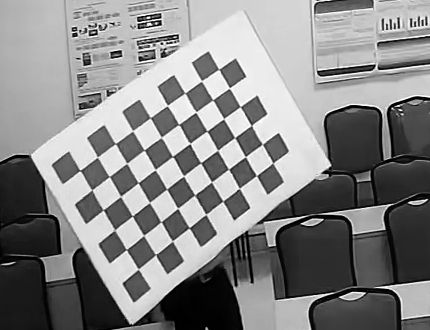
#> input picture image_S3/Home/Cam21/0001.jpg, 430 x 330 px; its folder holds 5 pictures in this run
$ jupyter execute --allow-errors CameraCalibration.ipynb
#> lines starting #> are read from the running program, lines starting #| are printed output that depends on the picture
# <h1><center>BÀI THỰC HÀNH VỀ NHÀ: HIỆU CHỈNH CAMERA SỬ DỤNG OPENCV (CAMERA CALIBRATION)</center></h1>

## Nội dung cần thực hiện
- Điền vào phần code bỏ trống
- Thử nghiệm với ảnh Cam21 và Cam51 (phần ảnh đã được crop)
- Lấy hệ số có được thử nghiệm với dữ liệu gốc Cam2 và Cam5
- Gửi code và kết quả thử nghiệm

[cell 1]
# Các thư viện cần thiết
import numpy as np
import cv2
import glob
import os
import matplotlib.pyplot as plt
import math

## Hiển thị ảnh bàn cờ khi trước khi được căn chỉnh

[cell 2]
# Sử dụng dữ liệu của Cam2
images=glob.glob('Cam21/*.jpg')
column=2
row=int(math.ceil(len(images)/column))
column, row
plt.figure(figsize=(15,30))
for i,fname in enumerate(images):
    img=cv2.imread(fname)
#> img is the input picture: shape (330, 430, 3); min 0, max 255, mean 133.9
    plt.subplot(row,column,i+1)
    plt.imshow(cv2.cvtColor(img, cv2.COLOR_BGR2RGB))
    plt.title(os.path.basename(fname))
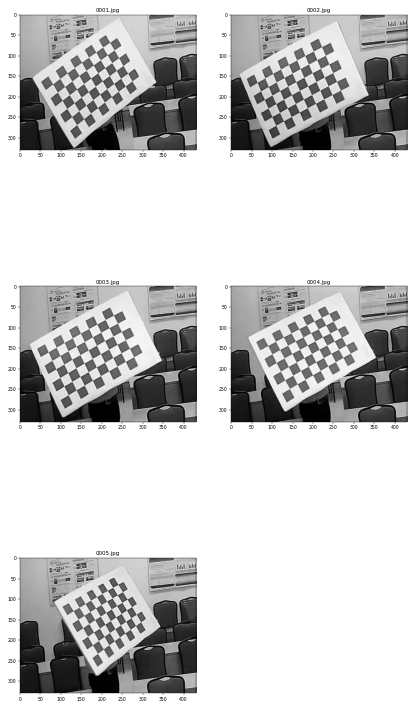
#> figure drawn by matplotlib, 5 panels

[cell 3]
# termination criteria
################Your code here (1)########################
criteria = None
########################################################

[cell 4]
################Your code here (2)########################
cbrow = None
cbcolumn = None
########################################################

#> (a cell that did not finish here is left out)

[cell 6]
# Mảng đề lưu object points và image points từ toàn bộ các ảnh đảm bảo 2 mảng này có cùng kích thước
objpoints = []  # lưu trữ tọa độ 3d trong không gian thế giới thực (3d point in real world space)
imgpoints = []   # Lưu tọa độ 2D trên ảnh (2d point in image plane)

[cell 7]
# Lấy toàn bộ ảnh trong folder
images = glob.glob("Cam51/*.jpg")
i = 0
for fname in images:
    i = i + 1
    img = cv2.imread(fname)
    gray = cv2.cvtColor(img, cv2.COLOR_BGR2GRAY)

    # Tìm góc của bàn cờ (find the chessboard corners)
    #######################Your code here (4)######################
    ret, corners = None
    #################################################################
    # Nếu tìm thấy, thêm vào các điểm của đối tượng, điểm của ảnh (sau khi tinh chỉnh) (if found, add object points, image points (after refining them))
    if ret == True:
        #######################You code here (5)##################################
        corners2 = None
        #######################################################################
        imgpoints.append(corners2)
        objpoints.append(objp)
        # Vẽ và hiển thị các góc (Draw and display the corners)
        img = cv2.drawChessboardCorners(img, (cbrow, cbcolumn), corners2, ret)
        cv2.imshow('Image', img)
        cv2.waitKey(0)
cv2.destroyAllWindows()

#> (a cell that did not finish here is left out)

## UNDISTORTION

[cell 9]
##### UNDISTORTION #####
img1 = cv2.imread("Cam51/0001.jpg")
h, w = img1.shape[:2]
#> h = 330; w = 430
#> (the rest of this cell did not finish here and is left out)
